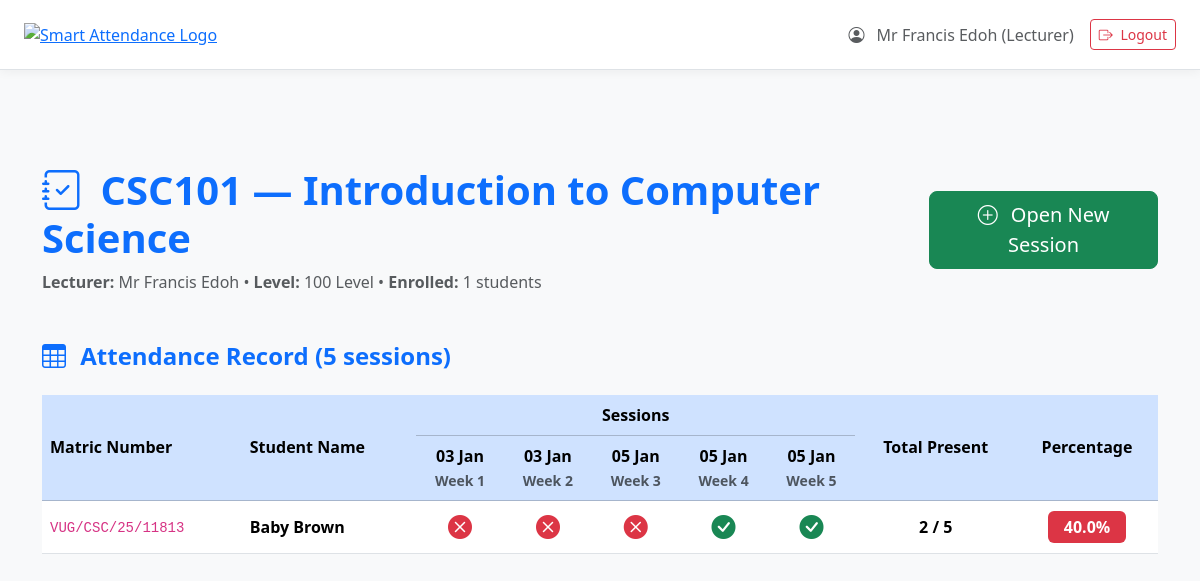
Page /lecturer/course/1 (signed in) on the committed database.
### models.py (models this page shows)
class User(db.Model, UserMixin):
    id = db.Column(db.Integer, primary_key=True)
    matric_number = db.Column(db.String(50), unique=True, nullable=True)  # Students only
    username = db.Column(db.String(80), unique=True, nullable=True)       # Lecturers/Admin
    password_hash = db.Column(db.String(128), nullable=False)
    name = db.Column(db.String(100), nullable=False)
    role = db.Column(db.String(20), nullable=False)  # 'admin', 'lecturer', 'student'
    department_id = db.Column(db.Integer, db.ForeignKey('department.id'), nullable=True)
    current_level = db.Column(db.Integer, nullable=True)  # Students only
    department = db.relationship('Department', backref='users')

class Course(db.Model):
    id = db.Column(db.Integer, primary_key=True)
    code = db.Column(db.String(20), nullable=False)
    title = db.Column(db.String(100), nullable=False)
    department_id = db.Column(db.Integer, db.ForeignKey('department.id'), nullable=False)
    level = db.Column(db.Integer, nullable=False)
    lecturer_id = db.Column(db.Integer, db.ForeignKey('user.id'), nullable=False)
    __table_args__ = (db.UniqueConstraint('code', 'department_id', 'level'),)
    lecturer = db.relationship('User', backref=db.backref('taught_courses', lazy='dynamic'))
    department_rel = db.relationship('Department', backref='courses')
    enrollments = db.relationship('Enrollment', back_populates='course', lazy='dynamic')

class AttendanceSession(db.Model):
    id = db.Column(db.Integer, primary_key=True)
    course_id = db.Column(db.Integer, db.ForeignKey('course.id'), nullable=False)
    date = db.Column(db.Date, nullable=False)
    start_time = db.Column(db.Time, nullable=True)
    end_time = db.Column(db.Time, nullable=True)
    is_open = db.Column(db.Boolean, default=False)
    course = db.relationship('Course', backref='sessions')
    records = db.relationship('AttendanceRecord', backref='session', lazy='dynamic')

### app.py (the view)
@app.route('/lecturer/course/<int:course_id>')
@login_required
def lecturer_course_detail(course_id):
    if current_user.role != 'lecturer':
        return redirect(url_for('dashboard'))
    course = Course.query.get_or_404(course_id)
    if course.lecturer_id != current_user.id:
        flash('You are not assigned to this course.', 'danger')
        return redirect(url_for('lecturer_dashboard'))
    sessions = AttendanceSession.query.filter_by(course_id=course_id)\
                                      .order_by(AttendanceSession.date)\
                                      .all()
    active_session = AttendanceSession.query.filter_by(
        course_id=course_id, is_open=True
    ).first()
    enrolled_students = course.enrollments.count()
    today_date = date.today().isoformat()
    students = db.session.query(User)\
        .join(Enrollment, Enrollment.student_id == User.id)\
        .filter(Enrollment.course_id == course_id)\
        .order_by(User.name)\
        .all()
    attendance_data = []
    total_sessions = len(sessions)
    for student in students:
        present_count = 0
        session_status = []
        for session in sessions:
            record = AttendanceRecord.query.filter_by(
                session_id=session.id,
                student_id=student.id
            ).first()
            if record:
                present_count += 1
                session_status.append('Present')
            else:
                session_status.append('Absent')
        percentage = round((present_count / total_sessions * 100), 1) if total_sessions > 0 else 0
        attendance_data.append({
            'student': student,
            'session_status': session_status,
            'present_count': present_count,
            'percentage': percentage
        })
    return render_template('lecturer/course_detail.html',
                          course=course,
                          sessions=sessions,
                          active_session=active_session,
                          enrolled_students=enrolled_students,
                          today_date=today_date,
                          students=students,
                          attendance_data=attendance_data,
                          total_sessions=total_sessions)

### app.py (called while the page is built)
@login_manager.user_loader
def load_user(user_id):
    return User.query.get(int(user_id))

### templates/lecturer/course_detail.html (shortened to what this page needs)
{% extends "base.html" %}
{% block content %}
<div class="container py-5">
    <div class="d-flex justify-content-between align-items-center mb-5">
        <div>
            <h1 class="text-primary fw-bold mb-2">
                <i class="bi bi-journal-check me-2"></i> {{ course.code }} — {{ course.title }}
            </h1>
            <p class="text-muted mb-0">
                <strong>Lecturer:</strong> {{ course.lecturer.name }} •
                <strong>Level:</strong> {{ course.level * 100 }} Level •
                <strong>Enrolled:</strong> {{ enrolled_students }} students
            </p>
        </div>
        <div>
            <button class="btn btn-success btn-lg" data-bs-toggle="modal" data-bs-target="#openSessionModal">
                <i class="bi bi-plus-circle me-2"></i> Open New Session
            </button>
        </div>
    </div>
    <h4 class="fw-bold text-primary mb-4">
        <i class="bi bi-table me-2"></i> Attendance Record
        {% if sessions %}({{ total_sessions }} session{{ 's' if total_sessions != 1 else '' }}){% endif %}
    </h4>
    <div class="table-responsive">
        <table class="table table-hover align-middle text-center">
            <thead class="table-primary">
                <tr>
                    <th rowspan="2" class="align-middle text-start">Matric Number</th>
                    <th rowspan="2" class="align-middle text-start">Student Name</th>
                    <th colspan="{{ total_sessions }}" class="text-center">Sessions</th>
                    <th rowspan="2" class="align-middle">Total Present</th>
                    <th rowspan="2" class="align-middle">Percentage</th>
                </tr>
                <tr>
                    {% for session in sessions %}
                    <th>
                        {{ session.date.strftime('%d %b') }}<br>
                        <small class="text-muted">Week {{ loop.index }}</small>
                    </th>
                    {% endfor %}
                </tr>
            </thead>
            <tbody>
                {% for data in attendance_data %}
                <tr>
                    <td class="text-start"><code>{{ data.student.matric_number|upper }}</code></td>
                    <td class="text-start fw-bold">{{ data.student.name }}</td>
                    {% for status in data.session_status %}
                    <td>
                        {% if status == 'Present' %}
                        <i class="bi bi-check-circle-fill text-success fs-4"></i>
                        {% else %}
                        <i class="bi bi-x-circle-fill text-danger fs-4"></i>
                        {% endif %}
                    </td>
                    {% endfor %}
                    <td class="fw-bold">{{ data.present_count }} / {{ total_sessions }}</td>
                    <td>
                        <span class="badge fs-6 px-3 py-2 bg-{{ 'success' if data.percentage >= 75 else 'warning' if data.percentage >= 50 else 'danger' }}">
                            {{ data.percentage }}%
                        </span>
                    </td>
                </tr>
                {% endfor %}
            </tbody>
        </table>
    </div>
</div>
{% endblock %}

### templates/base.html (shortened to what this page needs)
<!DOCTYPE html>
<html lang="en">
<head>
    <link href="https://cdn.jsdelivr.net/npm/bootstrap@5.3.2/dist/css/bootstrap.min.css" rel="stylesheet">
    <link href="https://cdn.jsdelivr.net/npm/bootstrap-icons@1.11.0/font/bootstrap-icons.css" rel="stylesheet">
</head>
<body>
    {% if current_user.is_authenticated %}
        <div class="top-navbar border-bottom d-flex align-items-center px-4">
            <div class="me-4">
                <a href="{% if current_user.role == 'admin' %}{{ url_for('admin_overview') }}
                         {% elif current_user.role == 'lecturer' %}{{ url_for('lecturer_dashboard') }}
                         {% elif current_user.role == 'student' %}{{ url_for('student_dashboard') }}{% endif %}">
                    <img src="{{ url_for('static', filename='logo.png') }}"
                         alt="Smart Attendance Logo"
                         class="logo-img">
                </a>
            </div>
            <div class="ms-auto d-flex align-items-center gap-3">
                <span class="text-muted">
                    <i class="bi bi-person-circle me-2"></i>
                    {{ current_user.name }} ({{ current_user.role|capitalize }})
                </span>
                <a href="{{ url_for('logout') }}" class="btn btn-outline-danger btn-sm">
                    <i class="bi bi-box-arrow-right me-1"></i> Logout
                </a>
            </div>
        </div>
    {% endif %}
    <div class="{% if current_user.role == 'admin' %}main-content{% endif %}">
        <div class="content-area pt-5">
            {% block content %}{% endblock %}
        </div>
    </div>
</body>
</html>

### templates/base.html (style rules this page uses)
body { background-color: #f8f9fa; }
.top-navbar { height: 70px; background: white; box-shadow: 0 2px 10px rgba(0,0,0,0.05); }
.content-area { padding: 30px; }
.logo-img { height: 40px; object-fit: contain; }

### rows in the picture
User: name "Mr Francis Edoh", role "Lecturer", lecturer.name "Mr Francis Edoh"
Course: code "CSC101", title "Introduction to Computer Science", course.level*100 "100"
AttendanceSession: date "03 Jan"
AttendanceSession: date "03 Jan"
AttendanceSession: date "05 Jan"
AttendanceSession: date "05 Jan"
AttendanceSession: date "05 Jan"
User: student.matric_number "VUG/CSC/25/11813", student.name "Baby Brown"

### other values in the picture
{{ enrolled_students }} "1"
{{ total_sessions }} "5"
{{ 's' if total_sessions != 1 else '' }} "s"
{{ data.present_count }} "2"
{{ data.percentage }} "40.0"
